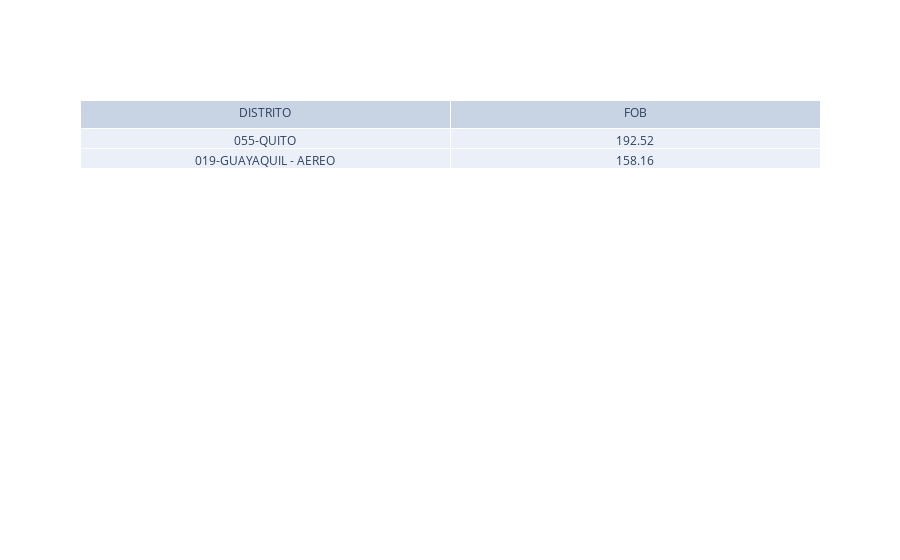

The notebook cell saved with this chart:
### Code cell
# Crear la tabla con los datos del DataFrame data_export
table = go.Table(
    header=dict(values=list(distrito_imp.columns)),  # Usar los nombres de las columnas como encabezado
    cells=dict(values=[distrito_imp['DISTRITO'], distrito_imp['FOB']])  # Usar los valores del DataFrame
)

# Crear la figura con la tabla
fig_2 = go.Figure(data=[table])

# Mostrar la figura
fig_2.show()

### Figure 1 — Plotly figure (JSON) as saved in the notebook; plotly's stock layout.template omitted (floating-point values rounded to 4 significant figures)
{"data": [{"cells": {"values": [["055-QUITO", "019-GUAYAQUIL - AEREO"], [192.5, 158.2]]}, "header": {"values": ["DISTRITO", "FOB"]}, "type": "table"}], "layout": {}}
